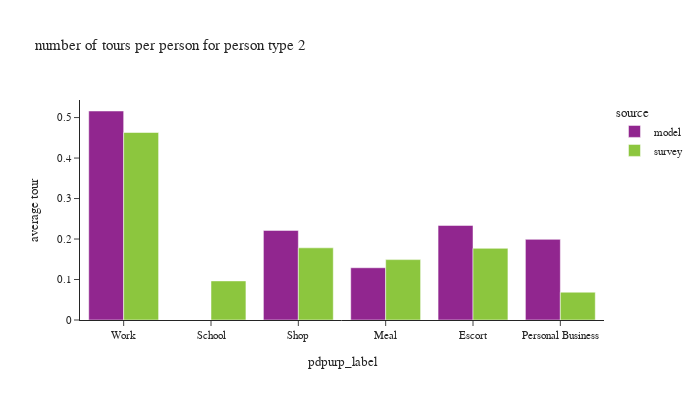

The notebook cell saved with this chart:
### Code cell
plot_by_pptyp(df_tour, '2')

### Figure 1 — Plotly figure (JSON) as saved in the notebook; plotly's stock layout.template omitted (floating-point values rounded to 4 significant figures)
{"data": [{"alignmentgroup": "True", "hovertemplate": "source=model<br>pdpurp_label=%{x}<br>average tour=%{y}<extra></extra>", "legendgroup": "model", "marker": {"color": "#91268F", "pattern": {"shape": ""}}, "name": "model", "offsetgroup": "model", "orientation": "v", "showlegend": true, "textposition": "auto", "type": "bar", "x": ["Work", "School", "Shop", "Meal", "Escort", "Personal Business"], "xaxis": "x", "y": [0.5162, 0, 0.2213, 0.1291, 0.2336, 0.1991], "yaxis": "y"}, {"alignmentgroup": "True", "hovertemplate": "source=survey<br>pdpurp_label=%{x}<br>average tour=%{y}<extra></extra>", "legendgroup": "survey", "marker": {"color": "#8CC63E", "pattern": {"shape": ""}}, "name": "survey", "offsetgroup": "survey", "orientation": "v", "showlegend": true, "textposition": "auto", "type": "bar", "x": ["Work", "School", "Shop", "Meal", "Escort", "Personal Business"], "xaxis": "x", "y": [0.4631, 0.09655, 0.1782, 0.1492, 0.177, 0.06869], "yaxis": "y"}], "layout": {"barmode": "group", "font": {"size": 11}, "height": 400, "legend": {"title": {"text": "source"}, "tracegroupgap": 0}, "title": {"text": "number of tours per person for person type 2"}, "width": 700, "xaxis": {"anchor": "y", "domain": [0, 1], "title": {"text": "pdpurp_label"}}, "yaxis": {"anchor": "x", "domain": [0, 1], "tickformat": ".2", "title": {"text": "average tour"}}}}
